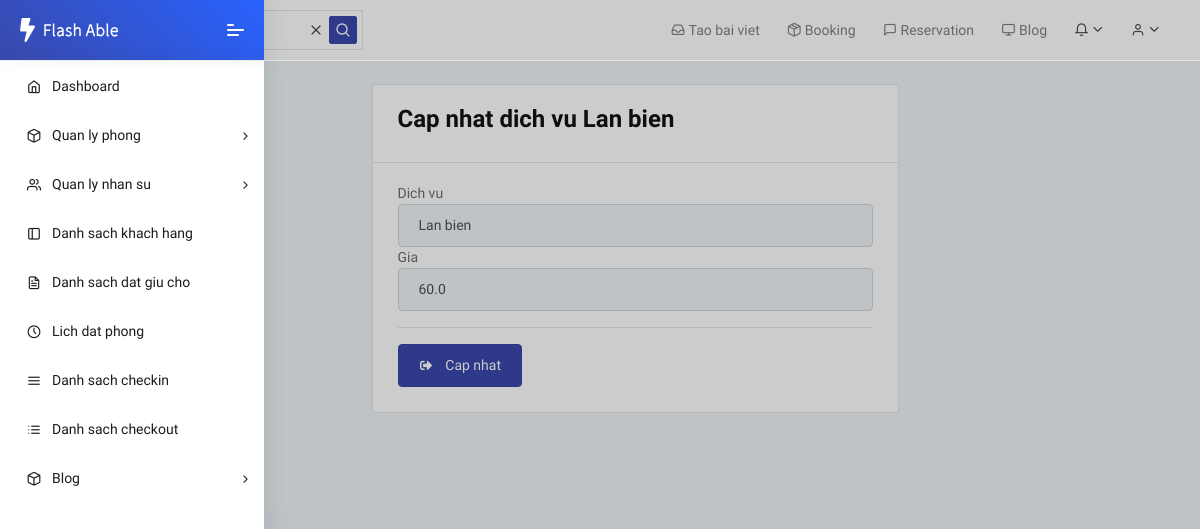
Screenshot of /booking/service/4/update (signed in) with the database file from the repository.
### booking/models.py (models this page shows, shortened)
class Service(models.Model):
    service_type = models.CharField('Dich vu', max_length=50)
    service_price = models.FloatField('Gia', default=0)
    class Meta:
        ordering = ['service_price', 'service_type']

### booking/views.py (the view)
# urls.py: path('service/<int:pk>/update', views.ServiceUpdateView.as_view(), name='service_update'),
class ServiceUpdateView(LoginRequiredMixin, PermissionRequiredMixin, UpdateView):
    permission_required = 'booking.change_service'
    model = Service
    form_class = forms.ServiceForm
    template_name = 'service_update.html'
    success_url = reverse_lazy('service_list')

### booking/forms.py
class ServiceForm(ModelForm):
    class Meta:
        model = Service
        fields = '__all__'
        widgets = {
            'service_type': forms.TextInput(attrs={'class': 'form-control form-control-user'}),
            'service_price': forms.NumberInput(attrs={'class': 'form-control form-control-user'}),
        }

### booking/templates/service_update.html (shortened to what this page needs)
{% extends 'base.html' %}
{% block content %}
    <div class="row">
        <div class="col-sm-6 mx-auto">
            <div class="card">
                <div class="card-header">
                    <h3>Cap nhat dich vu {{ service.service_type }}</h3>
                </div>
                <div class="card-body">
                    <form class="user" method="POST">
                        <table>
                            {% for field in form %}
                                {{ field }}
                            {% endfor %}
                        </table>
                        <hr>
                        <a class="btn btn-primary btn-user" href="#" data-toggle="modal" data-target="#UpdateModal">
                            <i class="fas fa-sign-out-alt fa-sm fa-fw mr-2 text-gray-400"></i>
                            Cap nhat
                        </a>
                    </form>
                </div>
            </div>
        </div>
    </div>
{% endblock %}

### rows the page displays
Service: service_type "Lan bien", form "Lan bien" "60.0"
